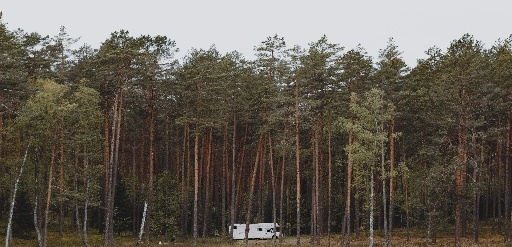
#> input picture data/final dataset/test(original object)/original1.jpg, 512 x 247 px, given in place of 10 (29).jpg, which was not available
$ python detect.py
#> lines starting #> are read from the running program, lines starting #| are printed output that depends on the picture; pictures that were not available may be replaced by others from this repository, and a replacement may not be noted
import sys
import os
import cv2
import matplotlib.pyplot as plt
import numpy as np
from matplotlib.collections import PolyCollection
sift = cv2.xfeatures2d.SIFT_create()


def very_close(a, b, tol=4.0):
    """Checks if the points a, b are within
    tol distance of each other."""
    return np.sqrt((a[0] - b[0]) ** 2 + (a[1] - b[1]) ** 2) < tol


def S(si, sj, sigma=1):
    """Computes the 'S' function mentioned in
    the research paper."""
    q = (-abs(si - sj)) / (sigma * (si + sj))
    return np.exp(q ** 2)


def reisfeld(phi, phj, theta):
    return 1 - np.cos(phi + phj - 2 * theta)


def midpoint(i, j):
    return (i[0] + j[0]) / 2, (i[1] + j[1]) / 2


def angle_with_x_axis(i, j):
    x, y = i[0] - j[0], i[1] - j[1]
    if x == 0:
        return np.pi / 2
    angle = np.arctan(y / x)
    if angle < 0:
        angle += np.pi
    return angle


def superm2(image):
    """Performs the symmetry detection on image.
    Somewhat clunky at the moment -- first you
    must comment out the last two lines: the
    call to `draw` and `cv2.imshow` and uncomment
    `hex` call. This will show a 3d histogram, where
    bright orange/red is the maximum (most voted for
    line of symmetry). Manually get the coordinates,
    and re-run but this time uncomment draw/imshow."""
    mimage = np.fliplr(image)
    kp1, des1 = sift.detectAndCompute(image, None)
    kp2, des2 = sift.detectAndCompute(mimage, None)
    for p, mp in zip(kp1, kp2):
        p.angle = np.deg2rad(p.angle)
        mp.angle = np.deg2rad(mp.angle)
    bf = cv2.BFMatcher()
    matches = bf.knnMatch(des1, des2, k=2)
    houghr = np.zeros(len(matches))
    houghth = np.zeros(len(matches))
    weights = np.zeros(len(matches))
    i = 0
    good = []
    for match, match2 in matches:
        point = kp1[match.queryIdx]
        mirpoint = kp2[match.trainIdx]
        mirpoint2 = kp2[match2.trainIdx]
        mirpoint2.angle = np.pi - mirpoint2.angle
        mirpoint.angle = np.pi - mirpoint.angle
        if mirpoint.angle < 0.0:
            mirpoint.angle += 2 * np.pi
        if mirpoint2.angle < 0.0:
            mirpoint2.angle += 2 * np.pi
        mirpoint.pt = (mimage.shape[1] - mirpoint.pt[0], mirpoint.pt[1])
        if very_close(point.pt, mirpoint.pt):
            mirpoint = mirpoint2
            good.append(match2)
        else:
            good.append(match)
        theta = angle_with_x_axis(point.pt, mirpoint.pt)
        xc, yc = midpoint(point.pt, mirpoint.pt)
        r = xc * np.cos(theta) + yc * np.sin(theta)
        Mij = reisfeld(point.angle, mirpoint.angle, theta) * S(
            point.size, mirpoint.size
        )
        houghr[i] = r
        houghth[i] = theta
        weights[i] = Mij
        i += 1
    # matches = sorted(matches, key = lambda x:x.distance)
    good = sorted(good, key=lambda x: x.distance)

    def draw(r, theta):
        if np.pi / 4 < theta < 3 * (np.pi / 4):
            for x in range(len(image.T)):
                y = int((r - x * np.cos(theta)) / np.sin(theta))
                if 0 <= y < len(image.T[x]):
                    image[y][x] = 255
        else:
            for y in range(len(image)):
                x = int((r - y * np.sin(theta)) / np.cos(theta))
                if 0 <= x < len(image[y]):
                    image[y][x] = 255

    def hex():
        plt.hexbin(houghr, houghth, bins=200)
        # a = PolyCollection.get_offsets(return_xy)
        # b = PolyCollection.get_array(return_xy)
        plt.show()

    hex()
    return houghr,houghth, weights
    # img3 = cv2.drawMatches(image, kp1, mimage, kp2, good[:6], None, flags=2)
    # plt.imshow(img3)


def draw(image, r, theta):

    div_list = []
    if np.pi / 4 < theta < 3 * (np.pi / 4):
        for x in range(len(image.T)):
            y = int((r - x * np.cos(theta)) / np.sin(theta))
            if 0 <= y < len(image.T[x]):
                image[y][x] = 255
                div_list.append([y, x])

    else:
        for y in range(len(image)):
            x = int((r - y * np.sin(theta)) / np.cos(theta))
            if 0 <= x < len(image[y]):
                image[y][x] = 255
                div_list.append([y, x])


    return div_list

def div(image,div_list):
    most_y = {}
    min_y = float("inf")
    max_y = float("-inf")
    # div_array = np.array(div_list)
    for i in range(len(div_list)):
        cur_y = div_list[i][0]
        if cur_y in most_y:
            most_y[cur_y] += 1
        else:
            most_y[cur_y] = 1

        if cur_y < min_y:
            min_y = cur_y

        if cur_y > max_y:
            max_y = cur_y

    ranked_most_y = sorted(most_y.items(), key=lambda x: x[1], reverse=True)

    most_y_value = ranked_most_y[0][0]
    max_diff = max(abs(max_y-most_y_value),abs(min_y-most_y_value))
    original_cut = most_y_value - max_diff
    reflection_cut = most_y_value + max_diff
    if most_y_value >= 256:
        reflection_img_depth = image.shape[0] - reflection_cut

        original_image = image[original_cut - reflection_img_depth:original_cut, :]
        reflection_image = image[reflection_cut:, :]
    else:
        print("a")
        original_image = image[:original_cut, :]
        reflection_image = image[reflection_cut:reflection_cut + original_cut, :]

    return original_image, reflection_image

def main():
    # [6 lines of commented-out code are left out]

    filename = "10 (29).jpg"
    # print(filename.shape)
    filepath = "C:/Users/Lucky/PycharmProjects/symmetry/ComputerVisionProject/data/final dataset/" + filename
    image = cv2.imread(filepath,0)
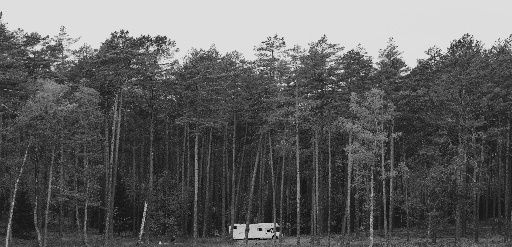
#> image: shape (247, 512); min 4, max 231, mean 96.3
    color_image = cv2.imread(filepath)
#> color_image is the input picture: shape (247, 512, 3); mean B, G, R 85.9, 95.4, 102

    r, theta, weight = superm2(image)
#> in superm2, `mimage = np.fliplr(image)`:
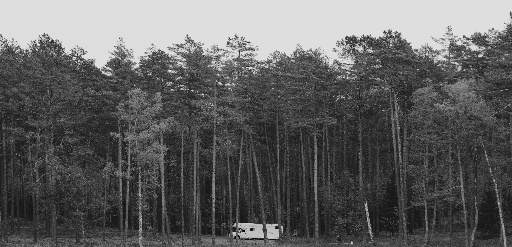
#> mimage: shape (247, 512); min 4, max 231, mean 96.3
#> in superm2, `kp1, des1 = sift.detectAndCompute(image, None)`: kp1 = 809 keypoints; strongest (x, y, size): (260, 229, 2.2), (235, 227, 2.1), (127, 32, 1.8), (284, 43, 1.9)
#> in superm2, `kp2, des2 = sift.detectAndCompute(mimage, None)`: kp2 = 814 keypoints; strongest (x, y, size): (251, 229, 2.2), (276, 227, 2.1), (384, 32, 1.8), (228, 43, 1.9)
#> the loop in superm2, `for p, mp in zip(kp1, kp2):` made 809 passes
#> in superm2, `matches = bf.knnMatch(des1, des2, k=2)`: matches = 809 matches
#> in superm2, `houghr = np.zeros(len(matches))`: houghr = 809 values from 0 to 0
#> the loop in superm2, `for match, match2 in matches:` made 809 passes
#> in hex, `plt.show()`:
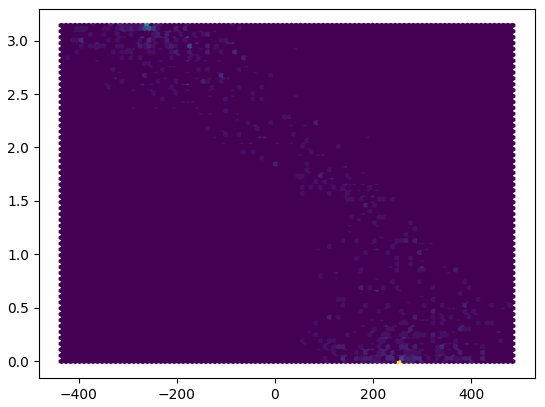
#> figure drawn by matplotlib, 1 panel

    div_list = draw(image, float(263), float(1.565))
    original_image, reflection_image = div(color_image, div_list)
    cv2.imshow("a", image)

    count = 29

    cv2.imwrite("C:/Users/Lucky/PycharmProjects/symmetry/ComputerVisionProject/data/final dataset/test(original object)/original{}.jpg".format(count), original_image)
    cv2.imwrite("C:/Users/Lucky/PycharmProjects/symmetry/ComputerVisionProject/data/final dataset/training(reflection part)/reflection{}.jpg".format(count), reflection_image)
    #

    #
    cv2.imshow("b", original_image)

    cv2.imshow("c", reflection_image)
    #
    cv2.waitKey(0)
        # [10 lines of commented-out code are left out]


if __name__ == "__main__":
#> (the run stopped early here; a loop or call above may not have finished)

$ run again, on data/final dataset/test(original object)/original13.jpg
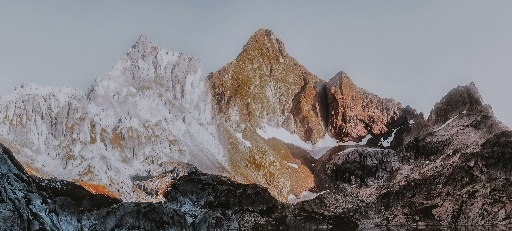
#> input picture data/final dataset/test(original object)/original13.jpg, 512 x 231 px, given in place of 10 (29).jpg, which was not available
#> in main, color_image is the input picture: shape (231, 512, 3); mean B, G, R 122.8, 121.5, 125.4
#> in superm2, `mimage = np.fliplr(image)`:
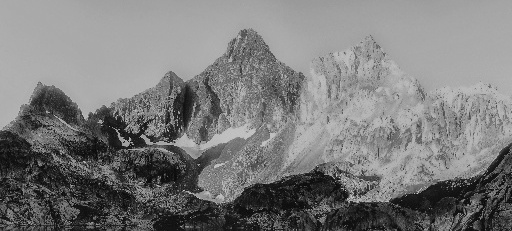
#> mimage: shape (231, 512); min 2, max 214, mean 122.8
#> kp1 = 903 keypoints; strongest (x, y, size): (369, 136, 2.7), (411, 121, 2.7), (390, 139, 3.2), (386, 143, 4.7)
#> kp2 = 883 keypoints; strongest (x, y, size): (142, 136, 2.7), (100, 121, 2.7), (121, 139, 3.2), (126, 143, 4.6)
#> the loop in superm2, `for p, mp in zip(kp1, kp2):` made 883 passes
#> matches = 903 matches
#> houghr = 903 values from 0 to 0
#> the loop in superm2, `for match, match2 in matches:` made 903 passes
#> in hex, `plt.show()`:
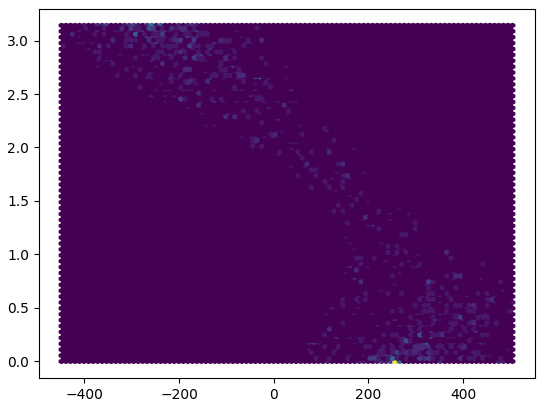
#> figure drawn by matplotlib, 1 panel

$ run again, on data/final dataset/test(original object)/original14.jpg
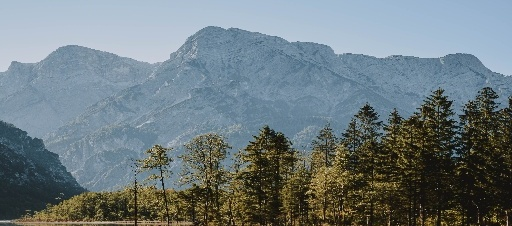
#> input picture data/final dataset/test(original object)/original14.jpg, 512 x 226 px, given in place of 10 (29).jpg, which was not available
#> in main, color_image is the input picture: shape (226, 512, 3); mean B, G, R 126.4, 122, 109.5
#> in superm2, `mimage = np.fliplr(image)`:
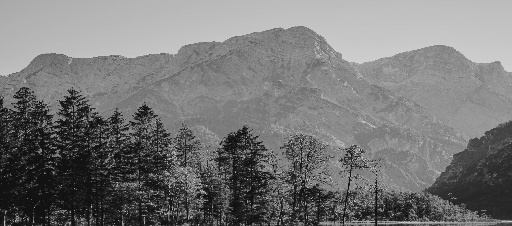
#> mimage: shape (226, 512); min 7, max 219, mean 118.8
#> kp1 = 643 keypoints; strongest (x, y, size): (103, 222, 2), (108, 222, 2.2), (309, 192, 2.6), (448, 119, 2)
#> kp2 = 659 keypoints; strongest (x, y, size): (408, 222, 2), (404, 222, 2.2), (203, 192, 2.6), (64, 119, 2)
#> the loop in superm2, `for p, mp in zip(kp1, kp2):` made 643 passes
#> matches = 643 matches
#> houghr = 643 values from 0 to 0
#> the loop in superm2, `for match, match2 in matches:` made 643 passes
#> in hex, `plt.show()`:
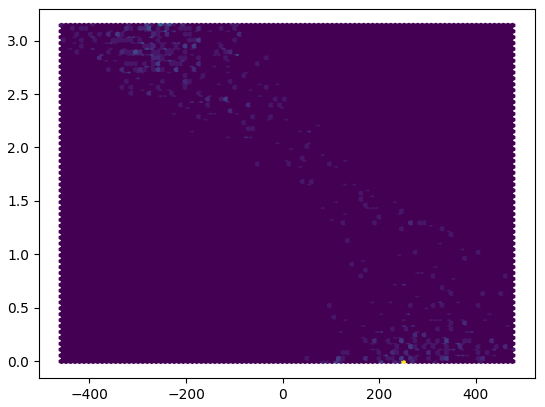
#> figure drawn by matplotlib, 1 panel

$ run again, on data/final dataset/test(original object)/original15.jpg
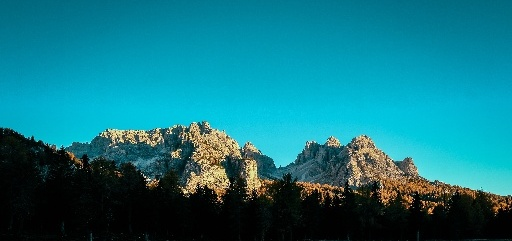
#> input picture data/final dataset/test(original object)/original15.jpg, 512 x 241 px, given in place of 10 (29).jpg, which was not available
#> in main, color_image is the input picture: shape (241, 512, 3); mean B, G, R 128.7, 116.2, 18.1
#> in superm2, `mimage = np.fliplr(image)`:
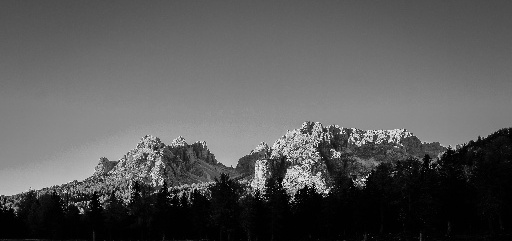
#> mimage: shape (241, 512); min 0, max 249, mean 88.2
#> kp1 = 332 keypoints; strongest (x, y, size): (185, 192, 2.3), (430, 210, 3), (343, 189, 2.2), (227, 180, 2)
#> kp2 = 342 keypoints; strongest (x, y, size): (327, 192, 2.3), (82, 210, 3), (169, 189, 2.2), (284, 180, 2)
#> the loop in superm2, `for p, mp in zip(kp1, kp2):` made 332 passes
#> matches = 332 matches
#> houghr = 332 values from 0 to 0
#> the loop in superm2, `for match, match2 in matches:` made 332 passes
#> in hex, `plt.show()`:
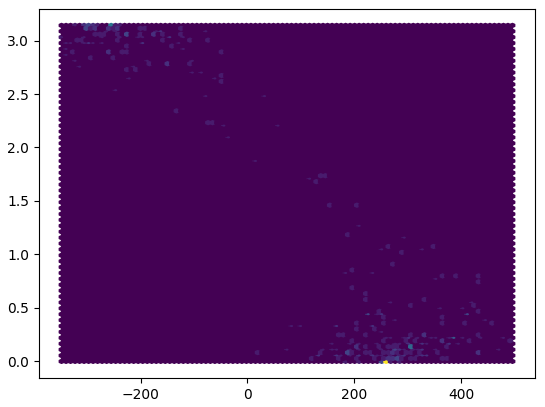
#> figure drawn by matplotlib, 1 panel
